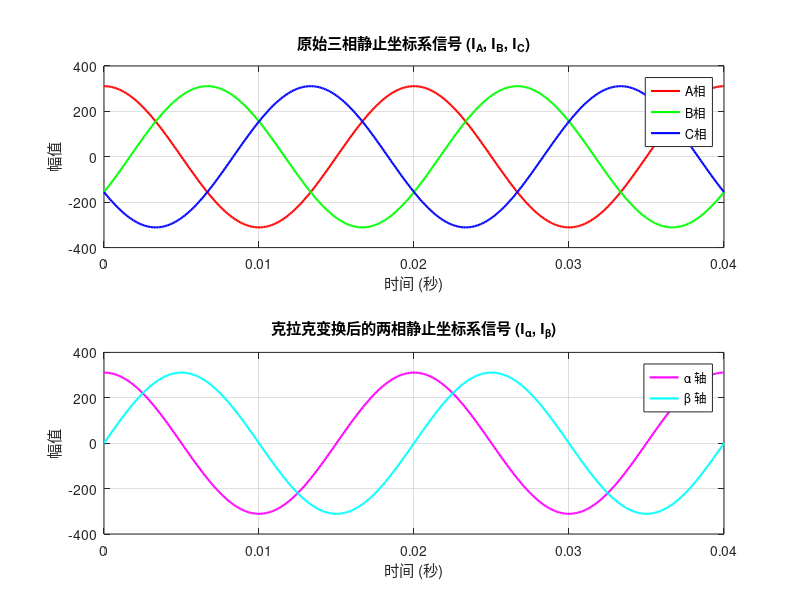

This chart was generated by the following MATLAB code:

%Trial License -- for use to evaluate programs for possible purchase as an end-user only.

%% Day 1: 克拉克变换 (Clarke Transform) 数学核心验证
clear; clc; close all;

%% 1. 参数定义与三相源信号生成
fs = 10000;              % 采样频率 (Hz)
t = 0 : 1/fs : 0.04;     % 仿真时间 (0.04秒，大约2个工频周期)
f = 50;                  % 信号频率 (50 Hz)
A = 311;                 % 信号幅值 (模拟220V交流电峰值，或电机相电流峰值)

% 生成三相平衡的正弦波信号 (空间与时间上彼此相差 120 度)
I_A = A * cos(2 * pi * f * t);
I_B = A * cos(2 * pi * f * t - 2*pi/3);
I_C = A * cos(2 * pi * f * t + 2*pi/3);

%% 2. 核心算法：执行克拉克变换 (等幅值变换形式)
I_alpha = (2/3) * (I_A - 0.5 * I_B - 0.5 * I_C);
I_beta  = (2/3) * ((sqrt(3)/2) * I_B - (sqrt(3)/2) * I_C);

%% 3. 可视化波形输出
figure('Color', [1 1 1]);

% 子图1：原始三相 A, B, C 信号 (相差120度)
subplot(2,1,1);
plot(t, I_A, 'r', 'LineWidth', 1.5); hold on;
plot(t, I_B, 'g', 'LineWidth', 1.5);
plot(t, I_C, 'b', 'LineWidth', 1.5);
grid on;
title('原始三相静止坐标系信号 (I_A, I_B, I_C)');
xlabel('时间 (秒)');
ylabel('幅值');
legend('A相', 'B相', 'C相');

% 子图2：变换后的 alpha, beta 信号 (相差90度，幅值与原信号一致)
subplot(2,1,2);
plot(t, I_alpha, 'm', 'LineWidth', 1.5); hold on;
plot(t, I_beta, 'c', 'LineWidth', 1.5);
grid on;
title('克拉克变换后的两相静止坐标系信号 (I_\alpha, I_\beta)');
xlabel('时间 (秒)');
ylabel('幅值');
legend('\alpha 轴', '\beta 轴');
